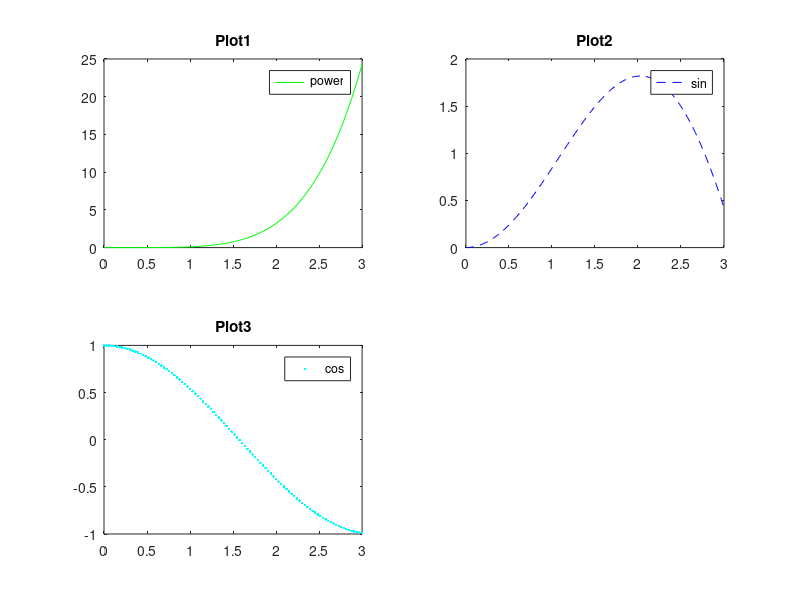

The MATLAB script that drew this image:
x=linspace(0,3);
y1=(x.^5)/10;
y2=x.*sin(x);
y3=cos(x);
subplot(2,2,1);
plot(x,y1,'g');
title("Plot1")
legend("power")
subplot(2,2,2);
plot(x,y2,'b--');
title("Plot2")
legend("sin")
subplot(2,2,3);
plot(x,y3,'c.');
title("Plot3")
legend("cos")
